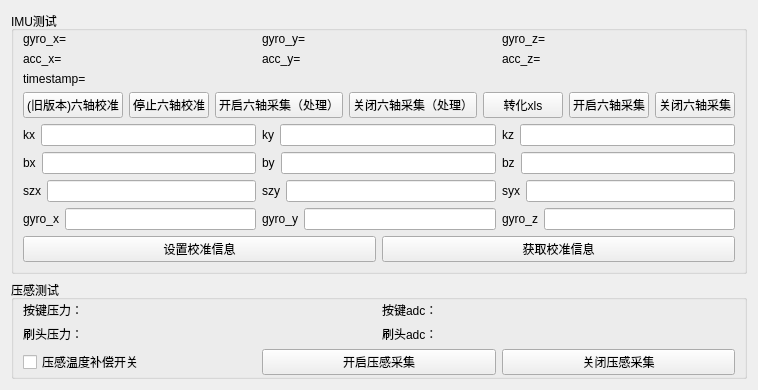
              <widget class="QWidget" name="tab_6">
               <attribute name="title">
                <string>传感器测试</string>
               </attribute>
               <layout class="QGridLayout" name="gridLayout_8">
                <item row="0" column="0">
                 <widget class="QGroupBox" name="groupBox_100">
                  <property name="title">
                   <string>IMU测试</string>
                  </property>
                  <layout class="QVBoxLayout" name="imulayout">
                   <property name="topMargin">
                    <number>1</number>
                   </property>
                   <item>
                    <layout class="QHBoxLayout" name="horizontalLayout_12">
                     <property name="leftMargin">
                      <number>0</number>
                     </property>
                     <item>
                      <widget class="QLabel" name="gyro_x">
                       <property name="text">
                        <string>gyro_x=</string>
                       </property>
                      </widget>
                     </item>
                     <item>
                      <widget class="QLabel" name="gyro_y">
                       <property name="text">
                        <string>gyro_y=</string>
                       </property>
                      </widget>
                     </item>
                     <item>
                      <widget class="QLabel" name="gyro_z">
                       <property name="text">
                        <string>gyro_z=</string>
                       </property>
                      </widget>
                     </item>
                    </layout>
                   </item>
                   <item>
                    <layout class="QHBoxLayout" name="horizontalLayout_11">
                     <property name="leftMargin">
                      <number>0</number>
                     </property>
                     <item>
                      <widget class="QLabel" name="acc_x">
                       <property name="text">
                        <string>acc_x=</string>
                       </property>
                      </widget>
                     </item>
                     <item>
                      <widget class="QLabel" name="acc_y">
                       <property name="text">
                        <string>acc_y=</string>
                       </property>
                      </widget>
                     </item>
                     <item>
                      <widget class="QLabel" name="acc_z">
                       <property name="text">
                        <string>acc_z=</string>
                       </property>
                      </widget>
                     </item>
                    </layout>
                   </item>
                   <item>
                    <widget class="QLabel" name="imutimestamp">
                     <property name="text">
                      <string>timestamp=</string>
                     </property>
                    </widget>
                   </item>
                   <item>
                    <layout class="QHBoxLayout" name="horizontalLayout_9">
                     <property name="leftMargin">
                      <number>0</number>
                     </property>
                     <item>
                      <widget class="QPushButton" name="imuCaliButton">
                       <property name="text">
                        <string>(旧版本)六轴校准</string>
                       </property>
                      </widget>
                     </item>
                     <item>
                      <widget class="QPushButton" name="stopimuCaliButton">
                       <property name="text">
                        <string>停止六轴校准</string>
                       </property>
                      </widget>
                     </item>
                     <item>
                      <widget class="QPushButton" name="open_imu_collect_solve">
                       <property name="text">
                        <string>开启六轴采集（处理）</string>
                       </property>
                      </widget>
                     </item>
                     <item>
                      <widget class="QPushButton" name="close_imu_collect_solve">
                       <property name="text">
                        <string>关闭六轴采集（处理）</string>
                       </property>
                      </widget>
                     </item>
                     <item>
                      <widget class="QPushButton" name="transfer_xls">
                       <property name="text">
                        <string>转化xls</string>
                       </property>
                      </widget>
                     </item>
                     <item>
                      <widget class="QPushButton" name="open_imu_collect">
                       <property name="text">
                        <string>开启六轴采集</string>
                       </property>
                      </widget>
                     </item>
                     <item>
                      <widget class="QPushButton" name="close_imu_collect">
                       <property name="text">
                        <string>关闭六轴采集</string>
                       </property>
                      </widget>
                     </item>
                    </layout>
                   </item>
                   <item>
                    <layout class="QHBoxLayout" name="horizontalLayout_55">
                     <item>
                      <widget class="QLabel" name="label_71">
                       <property name="text">
                        <string>kx</string>
                       </property>
                      </widget>
                     </item>
                     <item>
                      <widget class="QLineEdit" name="kx"/>
                     </item>
                     <item>
                      <widget class="QLabel" name="label_72">
                       <property name="text">
                        <string>ky</string>
                       </property>
                      </widget>
                     </item>
                     <item>
                      <widget class="QLineEdit" name="ky"/>
                     </item>
                     <item>
                      <widget class="QLabel" name="label_73">
                       <property name="text">
                        <string>kz</string>
                       </property>
                      </widget>
                     </item>
                     <item>
                      <widget class="QLineEdit" name="kz"/>
                     </item>
                    </layout>
                   </item>
                   <item>
                    <layout class="QHBoxLayout" name="horizontalLayout_56">
                     <item>
                      <widget class="QLabel" name="label_77">
                       <property name="text">
                        <string>bx</string>
                       </property>
                      </widget>
                     </item>
                     <item>
                      <widget class="QLineEdit" name="bx"/>
                     </item>
                     <item>
                      <widget class="QLabel" name="label_78">
                       <property name="text">
                        <string>by</string>
                       </property>
                      </widget>
                     </item>
                     <item>
                      <widget class="QLineEdit" name="by"/>
                     </item>
                     <item>
                      <widget class="QLabel" name="label_79">
                       <property name="text">
                        <string>bz</string>
                       </property>
                      </widget>
                     </item>
                     <item>
                      <widget class="QLineEdit" name="bz"/>
                     </item>
                    </layout>
                   </item>
                   <item>
                    <layout class="QHBoxLayout" name="horizontalLayout_70">
                     <property name="topMargin">
                      <number>0</number>
                     </property>
                     <item>
                      <widget class="QLabel" name="label_75">
                       <property name="text">
                        <string>szx</string>
                       </property>
                      </widget>
                     </item>
                     <item>
                      <widget class="QLineEdit" name="szx"/>
                     </item>
                     <item>
                      <widget class="QLabel" name="label_76">
                       <property name="text">
                        <string>szy</string>
                       </property>
                      </widget>
                     </item>
                     <item>
                      <widget class="QLineEdit" name="szy"/>
                     </item>
                     <item>
                      <widget class="QLabel" name="label_74">
                       <property name="text">
                        <string>syx</string>
                       </property>
                      </widget>
                     </item>
                     <item>
                      <widget class="QLineEdit" name="syx"/>
                     </item>
                    </layout>
                   </item>
                   <item>
                    <layout class="QHBoxLayout" name="horizontalLayout_57">
                     <property name="topMargin">
                      <number>0</number>
                     </property>
                     <item>
                      <widget class="QLabel" name="label_80">
                       <property name="text">
                        <string>gyro_x</string>
                       </property>
                      </widget>
                     </item>
                     <item>
                      <widget class="QLineEdit" name="gyro_x_2"/>
                     </item>
                     <item>
                      <widget class="QLabel" name="label_81">
                       <property name="text">
                        <string>gyro_y</string>
                       </property>
                      </widget>
                     </item>
                     <item>
                      <widget class="QLineEdit" name="gyro_y_2"/>
                     </item>
                     <item>
                      <widget class="QLabel" name="label_82">
                       <property name="text">
                        <string>gyro_z</string>
                       </property>
                      </widget>
                     </item>
                     <item>
                      <widget class="QLineEdit" name="gyro_z_2"/>
                     </item>
                    </layout>
                   </item>
                   <item>
                    <layout class="QHBoxLayout" name="horizontalLayout_71">
                     <property name="topMargin">
                      <number>0</number>
                     </property>
                     <item>
                      <widget class="QPushButton" name="set_imu_info">
                       <property name="text">
                        <string>设置校准信息</string>
                       </property>
                      </widget>
                     </item>
                     <item>
                      <widget class="QPushButton" name="get_imu_info">
                       <property name="text">
                        <string>获取校准信息</string>
                       </property>
                      </widget>
                     </item>
                    </layout>
                   </item>
                  </layout>
                 </widget>
                </item>
                <item row="4" column="0">
                 <widget class="QGroupBox" name="verticalGroupBox_1">
                  <property name="title">
                   <string>压感测试</string>
                  </property>
                  <layout class="QVBoxLayout" name="verticalLayout_15">
                   <property name="topMargin">
                    <number>1</number>
                   </property>
                   <property name="bottomMargin">
                    <number>1</number>
                   </property>
                   <item>
                    <layout class="QHBoxLayout" name="horizontalLayout_28">
                     <item>
                      <widget class="QLabel" name="botton_value1">
                       <property name="text">
                        <string>按键压力：</string>
                       </property>
                      </widget>
                     </item>
                     <item>
                      <widget class="QLabel" name="botton_adc">
                       <property name="text">
                        <string>按键adc：</string>
                       </property>
                      </widget>
                     </item>
                    </layout>
                   </item>
                   <item>
                    <layout class="QHBoxLayout" name="horizontalLayout_27">
                     <item>
                      <widget class="QLabel" name="brush_value">
                       <property name="text">
                        <string>刷头压力：</string>
                       </property>
                      </widget>
                     </item>
                     <item>
                      <widget class="QLabel" name="brush_adc">
                       <property name="text">
                        <string>刷头adc：</string>
                       </property>
                      </widget>
                     </item>
                    </layout>
                   </item>
                   <item>
                    <layout class="QHBoxLayout" name="horizontalLayout_26">
                     <item>
                      <widget class="QCheckBox" name="press_sensor_temp__switch">
                       <property name="text">
                        <string>压感温度补偿开关</string>
                       </property>
                      </widget>
                     </item>
                     <item>
                      <widget class="QPushButton" name="open_press_collect">
                       <property name="text">
                        <string>开启压感采集</string>
                       </property>
                      </widget>
                     </item>
                     <item>
                      <widget class="QPushButton" name="close_press_collect">
                       <property name="text">
                        <string>关闭压感采集</string>
                       </property>
                      </widget>
                     </item>
                    </layout>
                   </item>
                  </layout>
                 </widget>
                </item>
               </layout>
              </widget>
